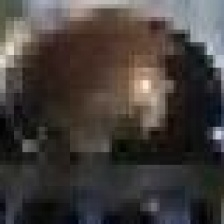
#> input picture dataset_head/train/images/137_jpg.rf.TKFbJVmJLrRBcKOXTd81_obj0.jpg, 224 x 224 px; its folder holds only this picture in this run
$ python audit_dataset_labels.py --dataset dataset_head/train/images --output out
#> lines starting #> are read from the running program, lines starting #| are printed output that depends on the picture
#> in main, frame is the input picture: shape (224, 224, 3); mean B, G, R 59, 62, 67.6
#!/usr/bin/env python3
"""
audit_dataset_labels.py

Render a random set of labeled images so you can inspect label quality quickly.

This helps catch:
  - loose bounding boxes
  - missing labels
  - wrong class assignments
  - broken segmentation polygons

Outputs:
  review/
    annotated/
    manifest.csv
    contact_sheet.jpg

Example:
    python audit_dataset_labels.py --dataset ./datasets/with-or-without-helmet.yolov8 --count 20 --output ./label_review
"""

from __future__ import annotations

import argparse
import csv
import math
import random
from pathlib import Path

import cv2
import numpy as np


IMAGE_EXTENSIONS = {".jpg", ".jpeg", ".png", ".bmp", ".webp"}


def find_image_files(directory: Path) -> list[Path]:
    return [path for path in sorted(directory.iterdir()) if path.is_file() and path.suffix.lower() in IMAGE_EXTENSIONS]


def parse_label_rows(label_path: Path) -> list[list[str]]:
    if not label_path.exists():
        return []
    rows: list[list[str]] = []
    for line in label_path.read_text(encoding="utf-8").splitlines():
        stripped = line.strip()
        if stripped:
            rows.append(stripped.split())
    return rows


def draw_label_overlay(image: np.ndarray, rows: list[list[str]]) -> np.ndarray:
    annotated = image.copy()
    height, width = annotated.shape[:2]
#> height = 224; width = 224

    for row in rows:
        try:
            class_id = int(float(row[0]))
        except ValueError:
            continue

        values = [float(value) for value in row[1:]]
        color = (0, 200, 0) if class_id % 2 == 0 else (0, 120, 220)
        label_text = f"class {class_id}"

        if len(values) == 4:
            xc, yc, box_w, box_h = values
            x1 = int((xc - box_w / 2.0) * width)
            y1 = int((yc - box_h / 2.0) * height)
            x2 = int((xc + box_w / 2.0) * width)
            y2 = int((yc + box_h / 2.0) * height)
            cv2.rectangle(annotated, (x1, y1), (x2, y2), color, 2)
            cv2.putText(annotated, label_text, (max(0, x1), max(18, y1 - 4)), cv2.FONT_HERSHEY_SIMPLEX, 0.55, color, 2)
            continue

        if len(values) >= 6 and len(values) % 2 == 0:
            points = np.array([(int(values[i] * width), int(values[i + 1] * height)) for i in range(0, len(values), 2)], dtype=np.int32)
            cv2.polylines(annotated, [points], isClosed=True, color=color, thickness=2)
            x, y = points[:, 0].min(), points[:, 1].min()
            cv2.putText(annotated, label_text, (max(0, int(x)), max(18, int(y) - 4)), cv2.FONT_HERSHEY_SIMPLEX, 0.55, color, 2)

    return annotated


def letterbox_to_tile(image: np.ndarray, tile_width: int = 320, tile_height: int = 240) -> np.ndarray:
#> called with tile_width = 320, tile_height = 240
    height, width = image.shape[:2]
#> height = 224; width = 224
    scale = min(tile_width / max(width, 1), tile_height / max(height, 1))
#> scale = 1.07
    resized = cv2.resize(image, (max(1, int(width * scale)), max(1, int(height * scale))), interpolation=cv2.INTER_AREA)
    canvas = np.zeros((tile_height, tile_width, 3), dtype=np.uint8)
    y_offset = (tile_height - resized.shape[0]) // 2
#> y_offset = 0
    x_offset = (tile_width - resized.shape[1]) // 2
#> x_offset = 40
    canvas[y_offset:y_offset + resized.shape[0], x_offset:x_offset + resized.shape[1]] = resized
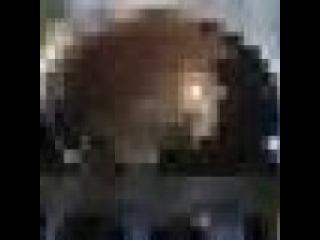
#> canvas: shape (240, 320, 3); mean B, G, R 44.2, 46.5, 50.7
    return canvas


def build_contact_sheet(images: list[np.ndarray], columns: int = 4, tile_width: int = 320, tile_height: int = 240) -> np.ndarray:
    if not images:
        return np.zeros((tile_width, tile_width, 3), dtype=np.uint8)

    resized_tiles = [letterbox_to_tile(image, tile_width=tile_width, tile_height=tile_height) for image in images]
#> resized_tiles = 3 items

    rows = int(math.ceil(len(resized_tiles) / columns))
#> rows = 1
    row_images = []
    blank = np.zeros((tile_height, tile_width, 3), dtype=np.uint8)

    for row_index in range(rows):
        start = row_index * columns
        end = start + columns
        row_tiles = resized_tiles[start:end]
        while len(row_tiles) < columns:
            row_tiles.append(blank.copy())
        row_images.append(cv2.hconcat(row_tiles))
#> blank: shape (240, 320, 3); every value is 0
#> after the loop, row_images = 1 item

    return cv2.vconcat(row_images)
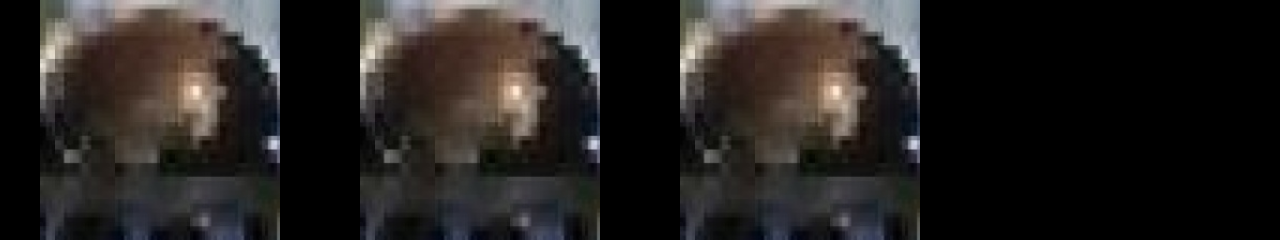
#> returned value: shape (240, 1280, 3); mean of channels 0, 1, 2 33.1, 34.8, 38; drawn as B, G, R


def main() -> int:
    parser = argparse.ArgumentParser(description="Audit random YOLO labels visually")
    parser.add_argument("--dataset", required=True, help="Dataset root containing train/valid splits")
    parser.add_argument("--count", type=int, default=20, help="Number of random images to review")
    parser.add_argument("--output", required=True, help="Output review directory")
    parser.add_argument("--seed", type=int, default=42, help="Random seed")
    args = parser.parse_args()

    dataset_root = Path(args.dataset).expanduser().resolve()
    output_root = Path(args.output).expanduser().resolve()
    annotated_dir = output_root / "annotated"
    annotated_dir.mkdir(parents=True, exist_ok=True)

    image_candidates: list[Path] = []
    for split_name in ("train", "valid", "test"):
        split_dir = dataset_root / split_name / "images"
        if split_dir.is_dir():
            image_candidates.extend(find_image_files(split_dir))

    if not image_candidates:
        print(f"No images found in: {dataset_root}")
        return 1

    rng = random.Random(args.seed)
    sample_count = min(args.count, len(image_candidates))
    selected = rng.sample(image_candidates, sample_count)

    manifest_path = output_root / "manifest.csv"
    contact_tiles: list[np.ndarray] = []

    with manifest_path.open("w", newline="", encoding="utf-8") as handle:
        writer = csv.writer(handle)
        writer.writerow(["image", "label_file", "rows", "has_labels"])

        for image_path in selected:
            label_path = image_path.parent.parent / "labels" / f"{image_path.stem}.txt"
            frame = cv2.imread(str(image_path))
            if frame is None:
                writer.writerow([str(image_path), str(label_path), 0, False])
                continue

            rows = parse_label_rows(label_path)
            annotated = draw_label_overlay(frame, rows)
            output_image_path = annotated_dir / f"{image_path.stem}.jpg"
            cv2.imwrite(str(output_image_path), annotated)
            contact_tiles.append(annotated)
            writer.writerow([str(image_path), str(label_path), len(rows), bool(rows)])

    contact_sheet = build_contact_sheet(contact_tiles, columns=4, tile_width=320, tile_height=240)
    contact_sheet_path = output_root / "contact_sheet.jpg"
    cv2.imwrite(str(contact_sheet_path), contact_sheet)

    print(f"Dataset: {dataset_root}")
    print(f"Reviewed images: {sample_count}")
    print(f"Annotated images: {annotated_dir}")
    print(f"Manifest: {manifest_path}")
    print(f"Contact sheet: {contact_sheet_path}")
    return 0


if __name__ == "__main__":
    raise SystemExit(main())
#> (the program exits here)
